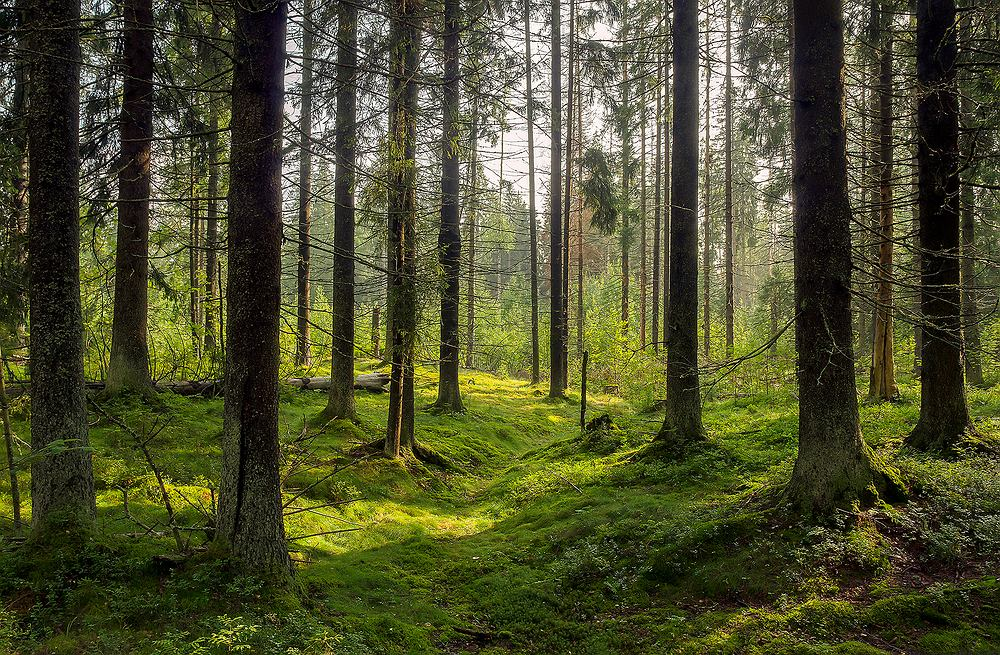
#> input picture LAB_8/LSB/las.png, 1000 x 655 px
$ python lsb.py
#> lines starting #> are read from the running program, lines starting #| are printed output that depends on the picture
import numpy as np
from PIL import Image

def text_to_binary(text):
    return ''.join(format(ord(char), '08b') for char in text)

def binary_to_text(binary_string):
    chars = [binary_string[i:i+8] for i in range(0, len(binary_string), 8)]
    return ''.join(chr(int(char, 2)) for char in chars if len(char) == 8)

def embed_lsb(image_path, text, output_path):

    img = Image.open(image_path).convert('RGB')
    pixels = np.array(img)

    #znacznik konca tekstu
    delimiter = '1111111111111110'
    bin_msg = text_to_binary(text) + delimiter

    flat_pixels = pixels.flatten()

    if len(bin_msg) > len(flat_pixels):
        raise ValueError("Wiadomość jest za długa dla tego obrazu!")

    for i in range(len(bin_msg)):
        #254 = (11111110)
        flat_pixels[i] = (flat_pixels[i] & 254) | int(bin_msg[i])

    stego_pixels = flat_pixels.reshape(pixels.shape)
    stego_img = Image.fromarray(stego_pixels.astype(np.uint8))
    stego_img.save(output_path)
    print(f"Zapisano obraz z ukryta wiadomoscia w: {output_path}")

def extract_lsb(image_path):
    img = Image.open(image_path).convert('RGB')
    flat_pixels = np.array(img).flatten()

    bin_msg = ''
    delimiter = '1111111111111110'

    for p in flat_pixels:
        # Odczyt najmniej znaczącego bitu
        bin_msg += str(p & 1)
        if bin_msg.endswith(delimiter):
            break

    if not bin_msg.endswith(delimiter):
        print("Nie znaleziono wiadomosci (brak znacznika konca)!")
        return None

    bin_msg = bin_msg[:-len(delimiter)]

    return binary_to_text(bin_msg)

def create_difference_map(original_path, stego_path, output_path):
    original = np.array(Image.open(original_path).convert('RGB'), dtype=np.int16)
    stego = np.array(Image.open(stego_path).convert('RGB'), dtype=np.int16)

    diff = np.abs(original - stego)
    enhanced_diff = np.where(diff > 0, 255, 0).astype(np.uint8)
    diff_img = Image.fromarray(enhanced_diff)
    diff_img.save(output_path)
    print(f"Mapa różnic została zapisana w: {output_path}")


if __name__ == "__main__":
    print("=== Steganografia LSB ===")

    # Generowanie losowego obrazu "nosiciela" do testów (100x100 RGB)
    test_img = np.random.randint(0, 256, (100, 100, 3), dtype=np.uint8)
    Image.fromarray(test_img).save('lsb_cover.png')
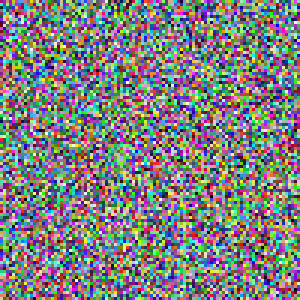
#> saved as lsb_cover.png: PIL image 100x100 RGB (shown 3 times larger); mean R, G, B 126.7, 127.2, 127.6
    print("Wygenerowano testowy obraz nosiciela: lsb_cover.png")
    PLIK_WEJSCIOWY = "las.png"
    PLIK_WYJSCIOWY = "las_lsb.png"


    secret_message = "To jest tajna wiadomosc wewnatrz obrazka!"
    print(f"Oryginalna wiadomosc: '{secret_message}'")

    embed_lsb(PLIK_WEJSCIOWY, secret_message, PLIK_WYJSCIOWY)
#> in embed_lsb, img is the input picture: PIL image 1000x655 RGB; mean R, G, B 77.6, 79.5, 47.3
    embed_lsb('lsb_cover.png', secret_message, 'lsb_stego.png')

    extracted = extract_lsb('lsb_stego.png')
#> the loop in extract_lsb, `for p in flat_pixels:` made 344 passes
#> (p, bin_msg) on passes 1 to 3: (172, '0'), (11, '01'), (126, '010')
    print(f"Odzyskana wiadomosc: '{extracted}'")
#| Odzyskana wiadomosc: 'To jest tajna wiadomosc wewnatrz obrazka!'

    extracted = extract_lsb(PLIK_WYJSCIOWY)
#> the loop in extract_lsb (call 2), `for p in flat_pixels:` made 344 passes
#> (p, bin_msg) on passes 1 to 3: (8, '0'), (9, '01'), (8, '010')
    print(f"Odzyskana wiadomosc: '{extracted}'")
#| Odzyskana wiadomosc: 'To jest tajna wiadomosc wewnatrz obrazka!'

    create_difference_map('lsb_cover.png', 'lsb_stego.png', 'lsb_diff.png')
#> in create_difference_map, `diff = np.abs(original - stego)`:
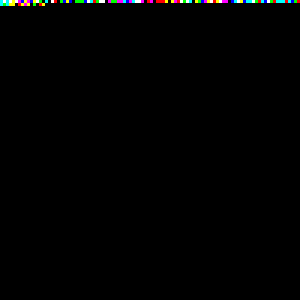
#> diff: shape (100, 100, 3) int16 (shown 3 times larger); mean R, G, B 0.0059, 0.0064, 0.0058; drawn with 1 as white
    create_difference_map(PLIK_WEJSCIOWY, PLIK_WYJSCIOWY, 'las_diff.png')
#> call 2 of create_difference_map, with original_path = 'las.png', stego_path = 'las_lsb.png', output_path = 'las_diff.png'
#> in create_difference_map (call 2), `diff = np.abs(original - stego)`:
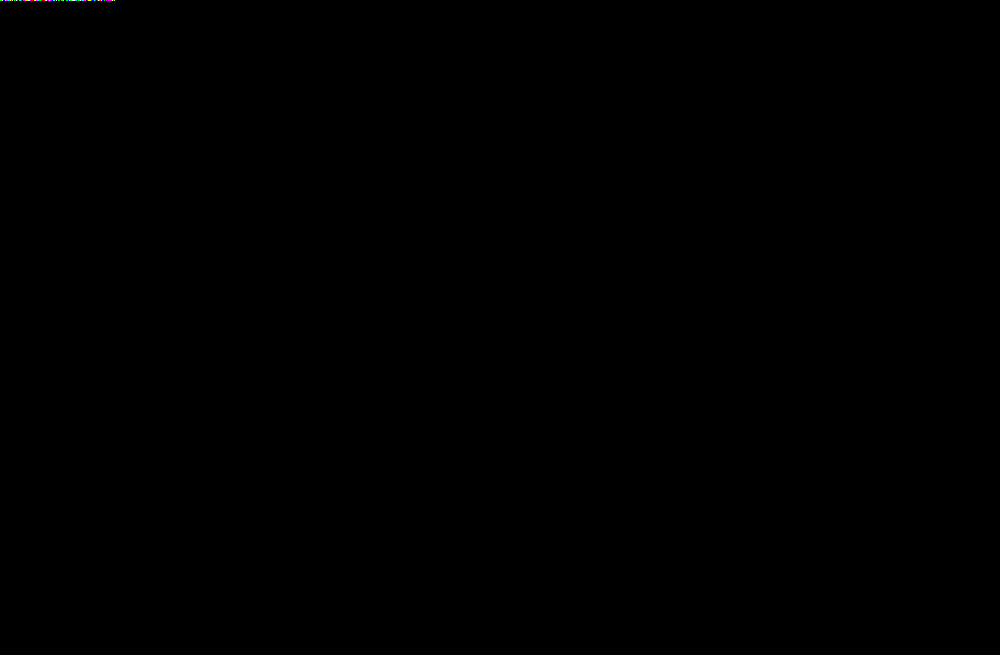
#> diff: shape (655, 1000, 3) int16; mean R, G, B 8.85e-05, 9.16e-05, 8.7e-05; drawn with 1 as white
